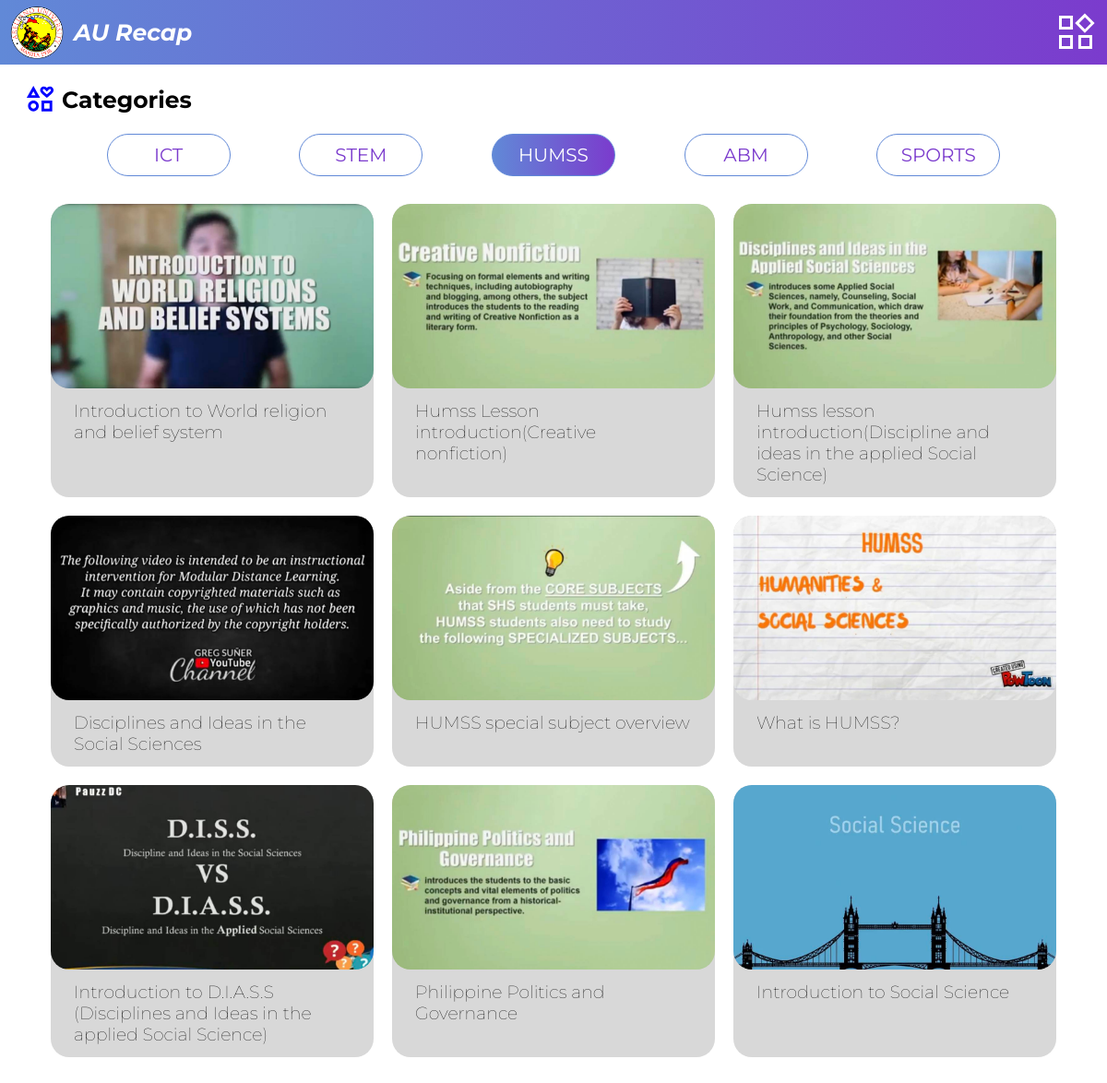
Screenshot of /humss.php (signed in) with the database file from the repository.
### tables this page shows
CREATE TABLE `humss` (
  `id` int(11) NOT NULL,
  `title` varchar(255) NOT NULL,
  `path` varchar(255) NOT NULL,
  `description` varchar(255) NOT NULL,
  `thumbnail` varchar(255) NOT NULL
);

### humss.php (the view, shortened to what this page needs)
<?php
    include('controllers/db.php');
?>
<!DOCTYPE html>
<html lang="en">
<head>
    <link rel = "stylesheet" href = "resource/css/nav3.css">
    <link rel = "stylesheet" href = "resource/css/home.css">
</head>
<body>
    <nav class="top">
        <div class="navtitle">
        <img class="logo" src="resource/img/Arellano hi-res_0.png">
        <p class="recap">AU Recap</p>
        </div>
        <img class="widget" src="resource/img/widget.svg">
   </nav>
   <div class="category">
        <img class="interest" src="resource/img/interest.svg">
        <h3 class="ca-text">Categories</h3>
   </div>
        <div class="strands">
            <a href="home.php" class="category-button">ICT</a>
            <a href="stem.php" class="category-button">STEM</a>
            <a href="#" class="category-button active">HUMSS</a>
            <a href="abm.php" class="category-button">ABM</a>
            <a href="sport.php" class="category-button">SPORTS</a>
        </div>
        <div class="main-content">
        <?php
            $query = "SELECT title, description, thumbnail FROM humss";
            $result = mysqli_query($conn, $query);
            if ($result) {
                while ($row = mysqli_fetch_assoc($result)) {
                    $title = $row['title'];
                    $thumbnail = $row['thumbnail'];
                    echo "
                        <div class='column'>
                            <img class='thumbnail' src='$thumbnail' alt='Thumbnail'>
                            <div class='title-container'>
                                <p class='vidtitle'>$title</p>
                            </div>
                        </div>
                    ";
                }
            } else {
                echo "Error executing the query: " . mysqli_error($conn);
            }
        ?>
    </div>
</body>
</html>

### resource/css/nav3.css (style rules this page uses)
* { margin: 0; padding: 0; }
nav { display: flex; align-items: center; justify-content: space-between; height: 70px; margin: 0, 40px; position: sticky; top: 0; background: linear-gradient(to right, #6189D7, #7B3BCD); }
.navtitle { display: flex; align-items: center; }
.logo { padding: 0 10px; width: auto; height: 60px; }
.recap { color:#ffff; font-size: 25px; font-weight: bold; font-style: italic; }
.widget { margin: 0 10px; }

### resource/css/home.css (style rules this page uses)
* { font-family: 'Montserrat', sans-serif; }
.category { display: flex; align-items: center; margin: 0 20px; }
.interest { padding: 20px 6px; height: 35px; width: auto; }
.ca-text { font-size: 25px; }
.category-button { padding: 10px 11px; width: 110px; text-align:center; font-size: 20px; border: 1px solid #6189D7; margin: 0 9px; color: #7B3BCD; border-radius: 25px; text-decoration: none; }
.active { background: linear-gradient(to right, #6189D7, #7B3BCD); color: #fff; transition: .2s; }
.strands { display: flex; align-items: center; justify-content: space-evenly; max-width: 1100px; margin: auto; }
.column { display: flex; flex-direction: column; background-color: rgb(216, 216, 216); border-radius: 20px; }
.vidtitle { font-size: 19px; font-weight: 80; }
.thumbnail { height: 200px; width: 350px; object-fit: cover; border-radius: 20px; }
.main-content { margin: 30px 0; justify-content: center; display: grid; grid-template-columns: 350px 350px 350px; grid-template-rows: auto; gap: 20px; }
.title-container { padding: 13px 25px; }

### rows the page displays
humss: thumbnail (picture), title "Introduction to World religion and belief system"
humss: thumbnail (picture), title "Humss Lesson introduction(Creative nonfiction)"
humss: thumbnail (picture), title "Humss lesson introduction(Discipline and ideas in the applied Social Science)"
humss: thumbnail (picture), title "Disciplines and Ideas in the Social Sciences"
humss: thumbnail (picture), title "HUMSS special subject overview"
humss: thumbnail (picture), title "What is HUMSS?"
humss: thumbnail (picture), title "Introduction to D.I.A.S.S (Disciplines and Ideas in the applied Social Science)"
humss: thumbnail (picture), title "Philippine Politics and Governance"
humss: thumbnail (picture), title "Introduction to Social Science"
